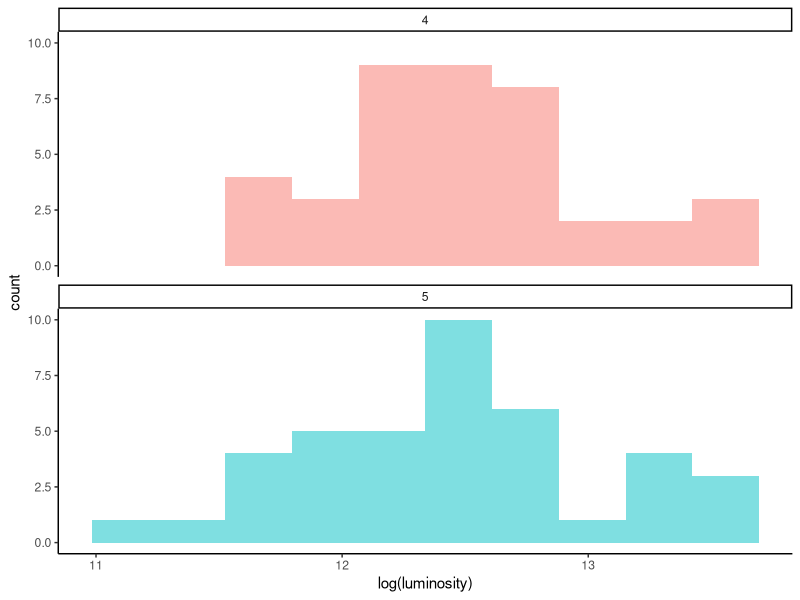
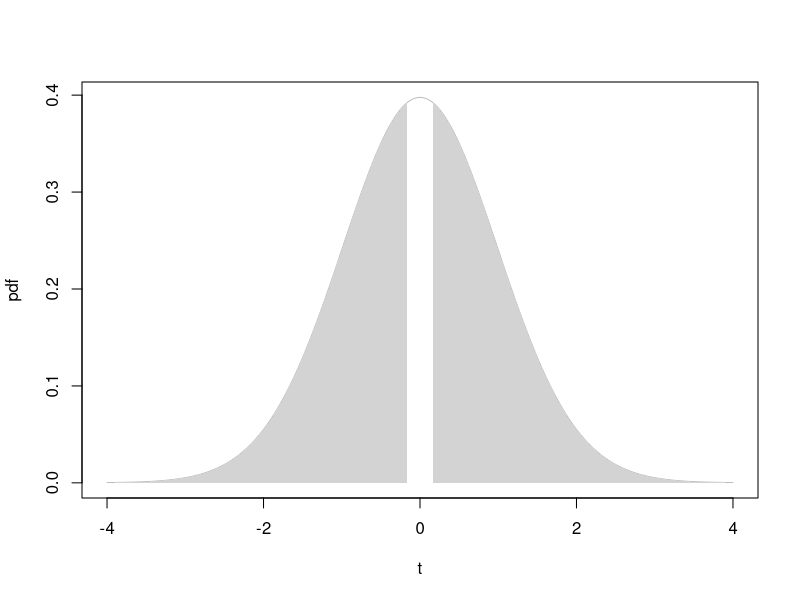

Generate these figures, in order, with R:
# RCDS Further hypothesis testing
# Jesús Urtasun Elizari - Imperial College London
# Chapter 1 - Comparing means

# Chapter 1. Parameter estimation, comparing means and variances

# Install libraries
library(tidyverse)

# Set working directory
setwd("/Users/jurtasun/Desktop/Courses/ICL/RCDS_Further_hypothesis_testing/chapter1")

# Question: do types 4 and 5 have the same mean luminosity?
# Question: do types 2 and 3 have the same mean luminosity?

# Read input data
data <- read_csv("stars.csv")
type_key <- c('Brown Dwarf', 'Red Dwarf', 'White Dwarf', 'Main Sequence', 'Supergiant','Hypergiant')
spectral_classes <- c('O', 'B', 'A', 'F', 'G', 'K', 'M')
      
# Explore data
head(data)
class(data)
dim(data)

# Store type and spectral class as factors
data$type <- factor(data$type)
data$spectral_class <- factor(data$spectral_class, levels=spectral_classes)

# Plot type 4 (supergiant) and type 5 (hypergiant)
data %>% filter(type %in% c(4,5)) %>%
      ggplot(aes(x = log(luminosity), fill = type)) + 
      geom_histogram(alpha = 0.5, bins = 10) + 
      guides(fill = "none") +
      theme_classic() + 
      facet_wrap(~ type, ncol = 1)

# Formulate null and alternative hypothesis
# H0: they come from same distribution
# H1: they come from different distributions

# Get log luminosity and compute mean values
table(data$type)
type4 <- data %>% filter(type == 4) %>% pull(luminosity) %>% log
type5 <- data %>% filter(type == 5) %>% pull(luminosity) %>% log
mean4 <- mean(type4)
mean5 <- mean(type5)
print(paste('Type 4:', mean4))
print(paste('Type 5:', mean5))
print(paste('difference:', mean4 - mean5))

# Mean values are similar, but is the difference between them statistically significant?
      
# Compute t-test
t.test(type4, type5, var.equal = TRUE, paired = FALSE)

# Store obtained t value and d.o.f
t_obs <- t.test(type4, type5, var.equal = TRUE, paired = FALSE)$statistic
df <- length(type4) + length(type5) - 2
print(paste("degrees of freedom:", df))

# Build range for t distribution
tmin <- -4
tmax <- 4
x <- seq(tmin, tmax, 0.01)
plot(x, dt(x, df), xlab = "t", ylab = "pdf", type = "l", col = "grey")

# The area of the shaded region is the two-tailed p-value
lower_tail <- seq(tmin, -t_obs, 0.01)
upper_tail <- seq(t_obs, tmax, 0.01)
polygon(c(lower_tail, -t_obs, tmin), c(dt(lower_tail, df), 0, 0), border = NA, col = "lightgrey")
polygon(c(upper_tail, tmax, t_obs), c(dt(upper_tail, df), 0, 0), border = NA, col = "lightgrey")

